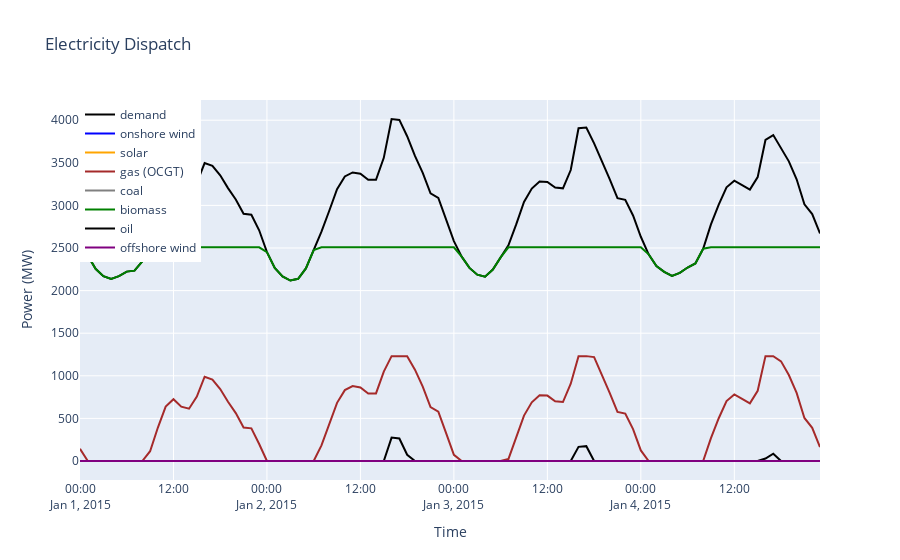

The code cell stored with this chart in its notebook:
### Code cell
import plotly.graph_objects as go

fig = go.Figure()

fig.add_trace(go.Scatter(x=network_CO2.snapshots[:96], y=network_CO2.loads_t.p['load'][:96], mode='lines', name='demand', line=dict(color='black')))
fig.add_trace(go.Scatter(x=network_CO2.snapshots[:96], y=network_CO2.generators_t.p['onshorewind'][:96], mode='lines', name='onshore wind', line=dict(color='blue')))
fig.add_trace(go.Scatter(x=network_CO2.snapshots[:96], y=network_CO2.generators_t.p['solar'][:96], mode='lines', name='solar', line=dict(color='orange')))
fig.add_trace(go.Scatter(x=network_CO2.snapshots[:96], y=network_CO2.generators_t.p['OCGT'][:96], mode='lines', name='gas (OCGT)', line=dict(color='brown')))
fig.add_trace(go.Scatter(x=network_CO2.snapshots[:96], y=network_CO2.generators_t.p['Coal'][:96], mode='lines', name='coal', line=dict(color='grey')))
fig.add_trace(go.Scatter(x=network_CO2.snapshots[:96], y=network_CO2.generators_t.p['Biomass'][:96], mode='lines', name='biomass', line=dict(color='green')))
fig.add_trace(go.Scatter(x=network_CO2.snapshots[:96], y=network_CO2.generators_t.p['Oil'][:96], mode='lines', name='oil', line=dict(color='black')))
fig.add_trace(go.Scatter(x=network_CO2.snapshots[:96], y=network_CO2.generators_t.p['offshorewind'][:96], mode='lines', name='offshore wind', line=dict(color='purple')))

fig.update_layout(title='Electricity Dispatch',
                  xaxis_title='Time',
                  yaxis_title='Power (MW)',
                  legend=dict(x=0, y=1, traceorder='normal'))

fig.show()
